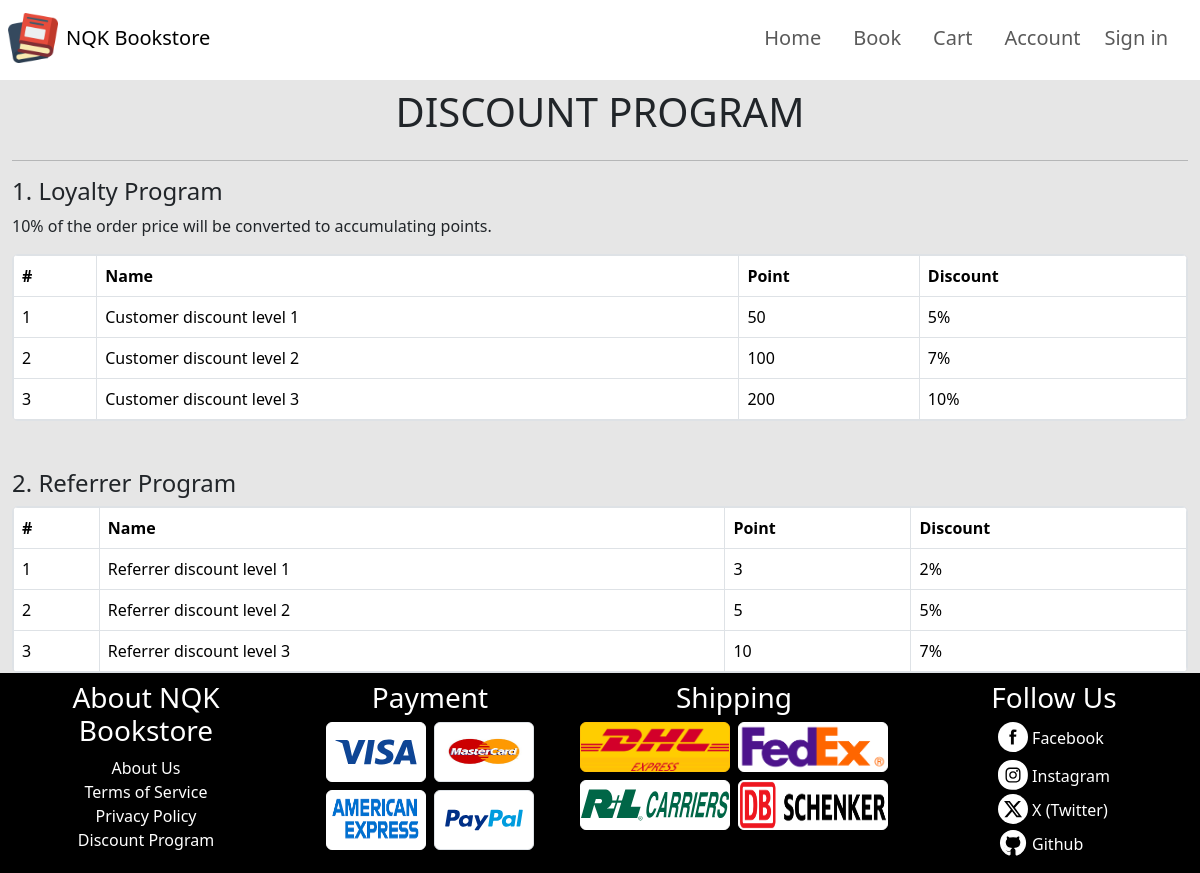
Screenshot of /page/customer/discount-program.php with the database file from the repository.
### tables this page shows
create table pointConfig(
	locker char(1) primary key,
	pointConversionRate double not null,
    check (locker='X'),
    check (pointConversionRate>0)
);

create table customerDiscount(
	id varchar(20) primary key,
    point double not null,
    check(point>0),
    discount double not null,
    check(0<discount and discount<=100),
    foreign key (id) references discount(id) on delete cascade on update cascade
);

create table discount(
	id varchar(20) primary key,
    name varchar(255) not null,
    status boolean not null default true  
);

create table referrerDiscount(
	id varchar(20) primary key,
    numberOfPeople int not null,
    check(numberOfPeople>=1),
    discount double not null,
    check(0<discount and discount<=100),
    foreign key (id) references discount(id) on delete cascade on update cascade
);

### tool/php/check_https.php (called while the page is built)
<?php
function isSecure()
{
      return (!empty($_SERVER['HTTPS']) && $_SERVER['HTTPS'] !== 'off')
            || $_SERVER['SERVER_PORT'] == 443;
}
?>

### tool/php/session_check.php (called while the page is built, shortened)
<?php
require_once __DIR__ . '/check_https.php';
function check_session()
{
      if (session_status() === PHP_SESSION_ACTIVE && isset($_SESSION['id']) && isset($_SESSION['type']) && ($_SESSION['type'] === 'admin' || $_SESSION['type'] === 'customer')) {
            if (verifyUserID($_SESSION['id'], $_SESSION['type']))
                  return true;
            else {
                  session_destroy();
                  return false;
            }
      } else return false;
}
?>

### page/customer/discount-program.php (the view, shortened to what this page needs)
<?php
require_once __DIR__ . '/../../config/db_connection.php';
$conn = mysqli_connect($db_host, $db_user, $db_password, $db_database, $db_port);
$stmt = $conn->prepare("select pointConversionRate from pointConfig where locker='X'");
if (!$stmt->execute()) {
      http_response_code(500);
      require_once __DIR__ . '/../../error/500.php';
      exit;
}
$conversion = $stmt->get_result()->fetch_assoc()['pointConversionRate'];
$loyal = '';
$stmt = $conn->prepare('select name,point,discount from discount join customerDiscount on discount.id = customerDiscount.id order by point');
if (!$stmt->execute()) {
      http_response_code(500);
      require_once __DIR__ . '/../../error/500.php';
      exit;
}
$result = $stmt->get_result();
$idx = 1;
while ($row = $result->fetch_assoc()) {
      $loyal .= "<tr>
      <td>{$idx}</td>
      <td class='text-nowrap'>{$row['name']}</td>
      <td>{$row['point']}</td>
      <td>{$row['discount']}%</td>
      </tr>";
      $idx++;
}
$ref = '';
$stmt = $conn->prepare('select name,numberOfPeople,discount from discount join referrerDiscount on discount.id = referrerDiscount.id order by numberOfPeople');
if (!$stmt->execute()) {
      http_response_code(500);
      require_once __DIR__ . '/../../error/500.php';
      exit;
}
$result = $stmt->get_result();
$idx = 1;
while ($row = $result->fetch_assoc()) {
      $ref .= "<tr>
      <td>{$idx}</td>
      <td class='text-nowrap'>{$row['name']}</td>
      <td>{$row['numberOfPeople']}</td>
      <td>{$row['discount']}%</td>
      </tr>";
      $idx++;
}
?>
<!DOCTYPE html>
<html lang="en">
<head>
      <?php
      require_once __DIR__ . "/../../head_element/cdn.php";
      ?>
      <link rel="stylesheet" href="/css/preset_style.css">
</head>
<body>
      <?php
      require_once __DIR__ . '/../../tool/php/session_check.php';
      if (check_session()) {
            if ($_SESSION['type'] === 'admin')
                  require_once __DIR__ . '/../../layout/admin/header.php';
            else if ($_SESSION['type'] === 'customer')
                  require_once __DIR__ . '/../../layout/customer/header.php';
      } else {
            if (str_contains($_SERVER['REQUEST_URI'], '/admin'))
                  require_once __DIR__ . '/../../layout/admin/header.php';
            else
                  require_once __DIR__ . '/../../layout/customer/header.php';
      }
      ?>
      <section id="page">
            <div class='container-fluid d-flex flex-column'>
                  <h1 class='mt-2 mx-auto text-center'>DISCOUNT PROGRAM</h1>
                  <hr>
                  <h4>1. Loyalty Program</h4>
                  <p><?php echo $conversion; ?>% of the order price will be converted to accumulating points.</p>
                  <div class='overflow-x-auto w-100 border rounded'>
                        <table class="table table-bordered w-100 m-0">
                              <thead>
                                    <tr>
                                          <th scope="col">#</th>
                                          <th scope="col">Name</th>
                                          <th scope="col">Point</th>
                                          <th scope="col">Discount</th>
                                    </tr>
                              </thead>
                              <tbody>
                                    <?php echo $loyal; ?>
                              </tbody>
                        </table>
                  </div>
                  <br><br>
                  <h4>2. Referrer Program</h4>
                  <div class='overflow-x-auto w-100 border rounded'>
                        <table class="table table-bordered w-100 m-0">
                              <thead>
                                    <tr>
                                          <th scope="col">#</th>
                                          <th scope="col">Name</th>
                                          <th scope="col">Point</th>
                                          <th scope="col">Discount</th>
                                    </tr>
                              </thead>
                              <tbody>
                                    <?php echo $ref; ?>
                              </tbody>
                        </table>
                  </div>
            </div>
      </section>
      <?php
      require_once __DIR__ . '/../../layout/footer.php';
      ?>
</body>
</html>

### rows the page displays
pointconfig: pointConversionRate "10"
customerdiscount: id.name "Customer discount level 1", point "50", discount "5"
customerdiscount: id.name "Customer discount level 2", point "100", discount "7"
customerdiscount: id.name "Customer discount level 3", point "200", discount "10"
referrerdiscount: id.name "Referrer discount level 1", numberOfPeople "3", discount "2"
referrerdiscount: id.name "Referrer discount level 2", numberOfPeople "5", discount "5"
referrerdiscount: id.name "Referrer discount level 3", numberOfPeople "10", discount "7"
